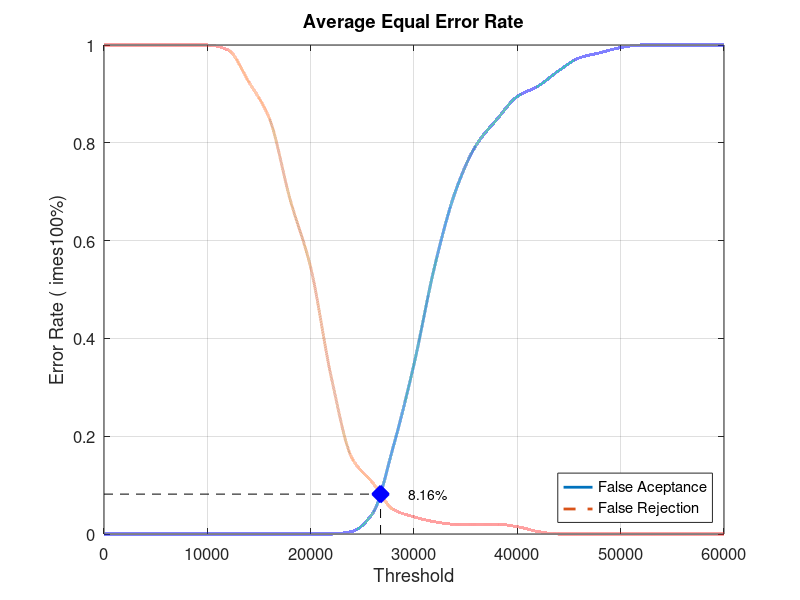
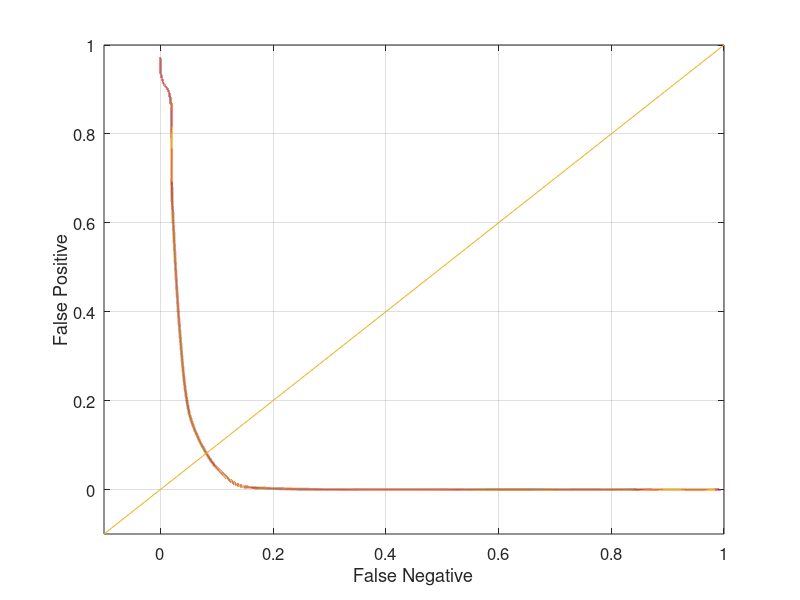

Write MATLAB code to recreate these figures, in order.
close all;
clear;
clc;
x = 0:2000:60000;
xq = 0:0.5:60000;

y0 = [0 0 0 0 0 0 0 0 0 0 0 0 0.00526316 0.0421053 0.178947 0.347368 0.547368 0.7 0.794737 0.847368 0.894737 0.915789 0.947368 0.973684 0.984211 0.994737 1 1 1 1 1]
yy0 = interp1(x, y0, xq, 'pchip');
y1 = [1 1 1 1 1 1 0.99 0.925 0.85 0.685 0.545 0.32 0.155 0.105 0.05 0.035 0.025 0.02 0.02 0.02 0.015 0.005 0 0 0 0 0 0 0 0 0]
yy1 = interp1(x, y1, xq, 'pchip');

% Calculating EER: 
y2 = abs(y0 - y1);
find(y2 == min(y2))
yy2 = abs(yy0 - yy1);
xEER = find(yy2 == min(yy2));
xEERIndex = xq(xEER) % X-axis EER
yEER = yy0(xEER) % Y-axis EER

main = figure
plot(xq, yy0,'-','LineWidth', 2);	hold on
plot(xq, yy1,'--','LineWidth', 2);	hold on
plot([xEERIndex xEERIndex], [0 yEER], 'k--');	hold on
plot([0 xEERIndex], [yEER yEER], 'k--');	hold on
plot(xEERIndex, yEER, 'bx', 'LineWidth', 10);	hold on
text(xEERIndex + 10 * xEERIndex / 100, yEER, [num2str(round((10000 * yEER)) / 100) '%'])
legend('False Aceptance', 'False Rejection', 'Location', 'SouthEast')
xlabel('Threshold')
ylabel('Error Rate (	imes100%)')
title('Average Equal Error Rate')
set(gca, 'FontSize', 12)
axis([0 60000 0 1])
grid on

print(main, 'Database5_3Main', '-dpng');
FNRxFPR = figure('Color', [1 1 1]);
plot(yy1, yy0, '-', yy1, yy0, 'LineWidth', 2);
hold on
y = -0.1:0.1:1
plot(y, y); 
set(gca, 'FontSize', 12)
xlabel('False Negative')
ylabel('False Positive')
axis([-0.1 1 -0.1 1])
set(gca, 'FontSize', 12)
grid on

print(FNRxFPR, 'Database5_3FNRxFPR','-dpng');
